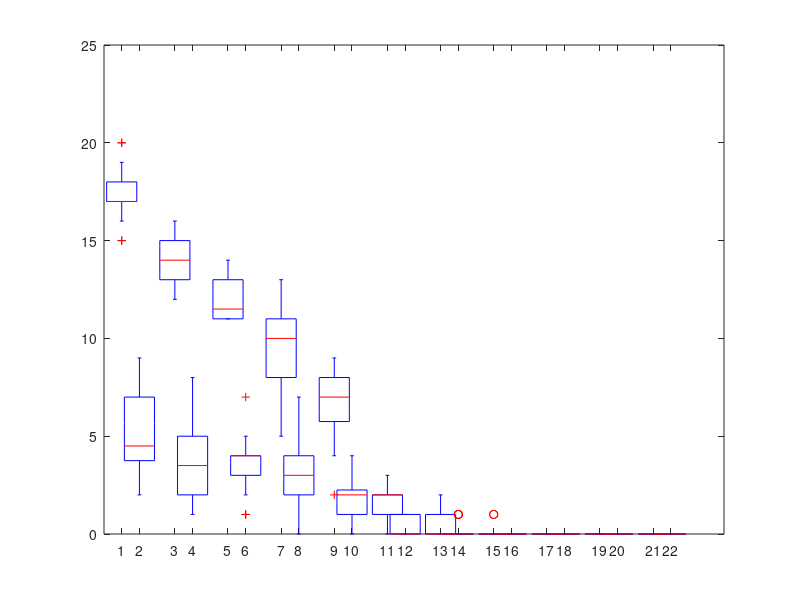

MATLAB code to generate this figure: (Note: this script raises an error after producing the figure.)
clear; clc; close all    
    
Matrix = load("Matrix.csv");
Matrix = Matrix';

presto_high_cost = load("PRESTO_high_cost.csv");
presto_high_cost = presto_high_cost';

violation_matrix = nan(20,22);
counter = 0;
for i=1:11
    counter = counter +1;
    violation_matrix(:,counter)=Matrix(:,i);
    counter = counter +1;
    violation_matrix(:,counter)=presto_high_cost(:,i);
end
figure;
positions = [1 2 4 5 7 8 10 11 13 14 16 17 19 20 22 23 25 26 28 29 31 32];
boxplot(violation_matrix, 'positions', positions, 'widths', 0.85);
ylim([0 25])
h=gca; 
h.XAxis.TickLength = [0 0];
set(gca,'xtick',[mean(positions(1:2)) mean(positions(3:4)) mean(positions(5:6)) mean(positions(7:8)) mean(positions(9:10)) mean(positions(11:12)) mean(positions(13:14)) mean(positions(15:16)) mean(positions(17:18))  mean(positions(19:20)) mean(positions(21:22))]);
set(gca,'xticklabel',{'0', '5', '10', '15', '20', '25', '30', '35', '40', '45', '50'});

color = ['m', 'c', 'm', 'c', 'm', 'c', 'm', 'c', 'm', 'c', 'm', 'c', 'm', 'c', 'm', 'c', 'm', 'c', 'm', 'c', 'm', 'c'];
h = findobj(gca,'Tag','Box');
for j=1:length(h)
    patch(get(h(j),'XData'),get(h(j),'YData'),color(j),'FaceAlpha',.5);
end

tickSize = get(gca,'XTickLabel');
set(gca,'XTickLabel',tickSize,'fontsize',20)
tickSize = get(gca,'YTickLabel');
set(gca,'YTickLabel',tickSize,'fontsize',20)


yl = ylim(); % Find out x location of the y axis.
% Cover up existing axis with a white line.
line([0 0.5], [yl(1), yl(1)], 'color', 'w', 'LineWidth', 3);
hold on
line([2.5 3.5], [yl(1), yl(1)], 'color', 'w', 'LineWidth', 3);
hold on
line([5.5 6.5], [yl(1), yl(1)], 'color', 'w', 'LineWidth', 3);
hold on
line([8.5 9.5], [yl(1), yl(1)], 'color', 'w', 'LineWidth', 3);
hold on
line([11.5 12.5], [yl(1), yl(1)], 'color', 'w', 'LineWidth', 3);
hold on
line([14.5 15.5], [yl(1), yl(1)], 'color', 'w', 'LineWidth', 3);
hold on
line([17.5 18.5], [yl(1), yl(1)], 'color', 'w', 'LineWidth', 3);
hold on
line([20.5 21.5], [yl(1), yl(1)], 'color', 'w', 'LineWidth', 3);
hold on
line([23.5 24.5], [yl(1), yl(1)], 'color', 'w', 'LineWidth', 3);
hold on
line([26.5 27.5], [yl(1), yl(1)], 'color', 'w', 'LineWidth', 3);
hold on
line([29.5 30.5], [yl(1), yl(1)], 'color', 'w', 'LineWidth', 3);
hold on
line([32.5 33], [yl(1), yl(1)], 'color', 'w', 'LineWidth', 3);

legend('PRESTO','Baseline','fontsize',28,'edgecolor','w'); 
hAx=gca;                             
hAx.XTickLabel=hAx.XTickLabel;
xlabel("Number of regular services (in a year)","FontSize",28);
ylabel("Number of disruptions","FontSize",28);

% % %%%%%%%%%%%%%%%%%%%%%%%%%%%%%%%%%%%%%%%%%%%%%%%%%%%%%%%%%%%%%%%%%%%%%%%%%%%%%%
figure;

Matrix = load("Matrix.csv");
Matrix = Matrix';

presto_high_cost_frt = load("PRESTO_high_cost.csv");
presto_high_cost_frt = presto_high_cost_frt';

presto_low_cost_frt = load("PRESTO_low_cost.csv");
presto_low_cost_frt = presto_low_cost_frt';

violation_matrix = nan(20,22);
counter = 0;

cost_rate = 2;
c0 = 10;

for i=1:11
    counter = counter +1;
    %cost for baseline
    a = (i-1)*5;
    violation_matrix(:,counter) = (Matrix(:,i)*(cost_rate) + a)*c0;
    counter = counter +1;
    %cost for PRESTO
    violation_matrix(:,counter)=(presto_high_cost_frt(:,i)*(cost_rate)+presto_low_cost_frt(:,i))*c0;
end

positions = [1 2 4 5 7 8 10 11 13 14 16 17 19 20 22 23 25 26 28 29 31 32];
boxplot(violation_matrix, 'positions', positions, 'widths', 0.85);
h=gca; 
h.XAxis.TickLength = [0 0];
set(gca,'xtick',[mean(positions(1:2)) mean(positions(3:4)) mean(positions(5:6)) mean(positions(7:8)) mean(positions(9:10)) mean(positions(11:12)) mean(positions(13:14)) mean(positions(15:16)) mean(positions(17:18))  mean(positions(19:20)) mean(positions(21:22))]);
set(gca,'xticklabel',{'0', '5', '10', '15', '20', '25', '30', '35', '40', '45', '50'});

color = ['m', 'c', 'm', 'c', 'm', 'c', 'm', 'c', 'm', 'c', 'm', 'c', 'm', 'c', 'm', 'c', 'm', 'c', 'm', 'c', 'm', 'c'];
h = findobj(gca,'Tag','Box');
for j=1:length(h)
    patch(get(h(j),'XData'),get(h(j),'YData'),color(j),'FaceAlpha',.5);
end

tickSize = get(gca,'XTickLabel');
set(gca,'XTickLabel',tickSize,'fontsize',20)
tickSize = get(gca,'YTickLabel');
set(gca,'YTickLabel',tickSize,'fontsize',20)

yl = ylim(); % Find out x location of the y axis.
% Cover up existing axis with a white line.
line([0 0.5], [yl(1), yl(1)], 'color', 'w', 'LineWidth', 3);
hold on
line([2.5 3.5], [yl(1), yl(1)], 'color', 'w', 'LineWidth', 3);
hold on
line([5.5 6.5], [yl(1), yl(1)], 'color', 'w', 'LineWidth', 3);
hold on
line([8.5 9.5], [yl(1), yl(1)], 'color', 'w', 'LineWidth', 3);
hold on
line([11.5 12.5], [yl(1), yl(1)], 'color', 'w', 'LineWidth', 3);
hold on
line([14.5 15.5], [yl(1), yl(1)], 'color', 'w', 'LineWidth', 3);
hold on
line([17.5 18.5], [yl(1), yl(1)], 'color', 'w', 'LineWidth', 3);
hold on
line([20.5 21.5], [yl(1), yl(1)], 'color', 'w', 'LineWidth', 3);
hold on
line([23.5 24.5], [yl(1), yl(1)], 'color', 'w', 'LineWidth', 3);
hold on
line([26.5 27.5], [yl(1), yl(1)], 'color', 'w', 'LineWidth', 3);
hold on
line([29.5 30.5], [yl(1), yl(1)], 'color', 'w', 'LineWidth', 3);
hold on
line([32.5 33], [yl(1), yl(1)], 'color', 'w', 'LineWidth', 3);

legend('PRESTO','Baseline','fontsize',28,'edgecolor','w'); 
hAx=gca;                             
hAx.XTickLabel=hAx.XTickLabel;
xlabel("Number of regular services (in a year)","FontSize",28);
ylabel("Cost","FontSize",28);
% %%%%%%%%%%%%%%%%%%%%%%%%%%%%%%%%%%%%%%%%%%%%%%%%%%%%%%%%%%%%%%%%%%%%%%%%%%%%%%
figure;

Matrix = load("Matrix.csv");
Matrix = Matrix';

presto_high_cost_frt = load("PRESTO_high_cost.csv");
presto_high_cost_frt = presto_high_cost_frt';

presto_low_cost_frt = load("PRESTO_low_cost.csv");
presto_low_cost_frt = presto_low_cost_frt';

violation_matrix = nan(20,22);
counter = 0;

cost_rate = 3;
c0 = 10;

for i=1:11
    counter = counter +1;
    %cost for baseline
    a = (i-1)*5;
    violation_matrix(:,counter) = (Matrix(:,i)*(cost_rate) + a)*c0;
    counter = counter +1;
    %cost for PRESTO
    violation_matrix(:,counter)=(presto_high_cost_frt(:,i)*(cost_rate)+presto_low_cost_frt(:,i))*c0;
end

positions = [1 2 4 5 7 8 10 11 13 14 16 17 19 20 22 23 25 26 28 29 31 32];
boxplot(violation_matrix, 'positions', positions, 'widths', 0.85);
h=gca; 
h.XAxis.TickLength = [0 0];
set(gca,'xtick',[mean(positions(1:2)) mean(positions(3:4)) mean(positions(5:6)) mean(positions(7:8)) mean(positions(9:10)) mean(positions(11:12)) mean(positions(13:14)) mean(positions(15:16)) mean(positions(17:18))  mean(positions(19:20)) mean(positions(21:22))]);
set(gca,'xticklabel',{'0', '5', '10', '15', '20', '25', '30', '35', '40', '45', '50'});

color = ['m', 'c', 'm', 'c', 'm', 'c', 'm', 'c', 'm', 'c', 'm', 'c', 'm', 'c', 'm', 'c', 'm', 'c', 'm', 'c', 'm', 'c'];
h = findobj(gca,'Tag','Box');
for j=1:length(h)
    patch(get(h(j),'XData'),get(h(j),'YData'),color(j),'FaceAlpha',.5);
end

tickSize = get(gca,'XTickLabel');
set(gca,'XTickLabel',tickSize,'fontsize',20)
tickSize = get(gca,'YTickLabel');
set(gca,'YTickLabel',tickSize,'fontsize',20)

yl = ylim(); % Find out x location of the y axis.
% Cover up existing axis with a white line.
line([0 0.5], [yl(1), yl(1)], 'color', 'w', 'LineWidth', 3);
hold on
line([2.5 3.5], [yl(1), yl(1)], 'color', 'w', 'LineWidth', 3);
hold on
line([5.5 6.5], [yl(1), yl(1)], 'color', 'w', 'LineWidth', 3);
hold on
line([8.5 9.5], [yl(1), yl(1)], 'color', 'w', 'LineWidth', 3);
hold on
line([11.5 12.5], [yl(1), yl(1)], 'color', 'w', 'LineWidth', 3);
hold on
line([14.5 15.5], [yl(1), yl(1)], 'color', 'w', 'LineWidth', 3);
hold on
line([17.5 18.5], [yl(1), yl(1)], 'color', 'w', 'LineWidth', 3);
hold on
line([20.5 21.5], [yl(1), yl(1)], 'color', 'w', 'LineWidth', 3);
hold on
line([23.5 24.5], [yl(1), yl(1)], 'color', 'w', 'LineWidth', 3);
hold on
line([26.5 27.5], [yl(1), yl(1)], 'color', 'w', 'LineWidth', 3);
hold on
line([29.5 30.5], [yl(1), yl(1)], 'color', 'w', 'LineWidth', 3);
hold on
line([32.5 33], [yl(1), yl(1)], 'color', 'w', 'LineWidth', 3);

legend('PRESTO','Baseline','fontsize',28,'edgecolor','w'); 
hAx=gca;                             
hAx.XTickLabel=hAx.XTickLabel;
xlabel("Number of regular services (in a year)","FontSize",28);
ylabel("Cost","FontSize",28);
